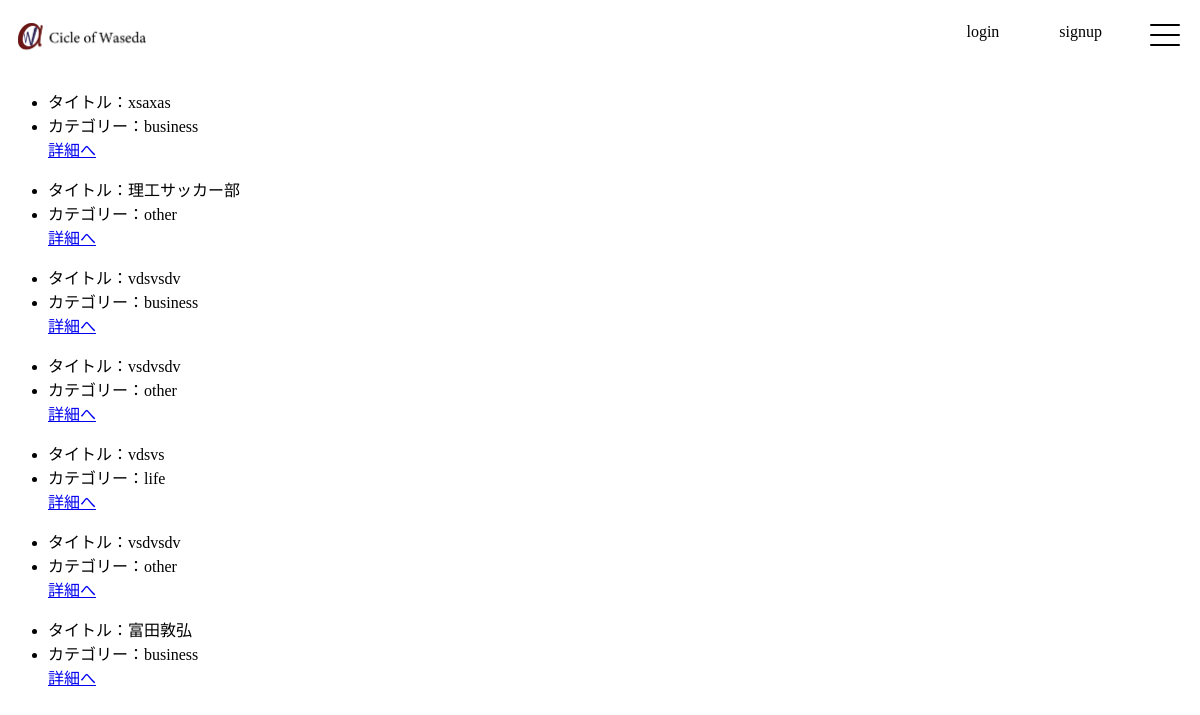
Before: /book/ with the older database file.
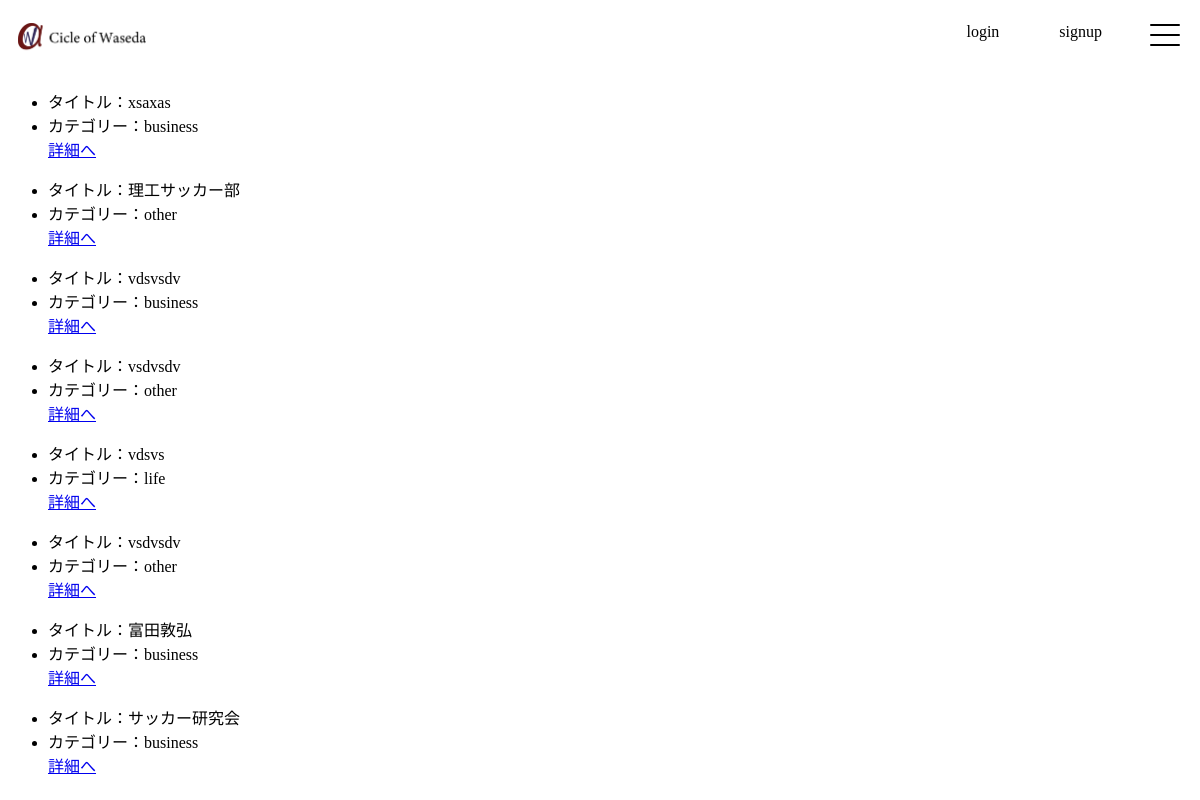
After: the same page with the newer database file.
### helloworldapp/models.py (models this page shows, shortened)
class Book(models.Model):
    title = models.CharField(max_length= 100)
    text = models.TextField()
    category = models.CharField(
        max_length = 100,
        choices = CATEGORY
        )

### helloworldapp/views.py (the view)
# urls.py: path('book/', views.ListBookView.as_view(), name='list-book'),
class ListBookView(ListView):
    template_name = 'book/book_list.html'
    model = Book

### helloworldapp/templates/book/book_list.html (shortened to what this page needs)
{% extends "header/header.html" %}
{% block content %}
<div class="item-wrap">
       {% for item in object_list %}
              <ul class="list">
                     <li>タイトル：{{item.title}}</li>
                     <li>カテゴリー：{{item.category}}</li>
                     <a href="{% url 'detail-book' item.pk %}" class="btn btn-primary">詳細へ</a>
              </ul>
       {% endfor %}
</div>
{% endblock content %}

### templates/header/header.html (shortened to what this page needs)
{% load static %}
<!DOCTYPE html>
<html lang="ja">
<head>
    <link rel="stylesheet" type="text/css" href="{% static 'header/header.css' %}">
</head>
<body>
    <header class="header">
        <img src= "{% static 'header/header-img/circle_of_waseda.png' %}" alt="logo" class="logo">
        <nav class="nav-header-item">
            <li><a href="{% url 'accounts:login' %}">login</a></li>
            <li><a href="{% url 'accounts:signup' %}">signup</a></li>
            <li>
                <div id="navArea">
                    <button type="button" class="toggle-btn-header">
                        <span></span>
                        <span></span>
                        <span></span>
                    </button>
                </div>
            </li>
        </nav>
    </header>
    {% block content %}
    {% endblock %}
</body>
</html>

### static/header/header.css (style rules this page uses)
body { font-weight: 400; overflow-x: hidden; }
.header { display: flex; justify-content: space-between; height: 65px; z-index: 5; background-color: white; }
.logo { height: 30px; width: auto; padding: 15px 0 0 10px; }
.nav-header-item { display: flex; list-style: none; }
.nav-header-item li { padding: 15px 30px 0 30px; }
.nav-header-item li a { text-decoration: none; color: #000; }
.toggle-btn-header { position: fixed; display: block; top: 20px; right: 15px; height: 30px; z-index: 3; cursor: pointer; width: 35px; border: none; background: transparent; }
.toggle-btn-header span { display: block; position: absolute; left: 0; width: 30px; height: 2px; background-color: rgb(0, 0, 0); transition: all 0.5s; border-radius: 4px; }
.toggle-btn-header span:nth-child(1) { top: 4px; }
.toggle-btn-header span:nth-child(2) { top: 14px; }
.toggle-btn-header span:nth-child(3) { bottom: 4px; }

Changed rows visible on the page:
added Book: title "サッカー研究会", category "business"
